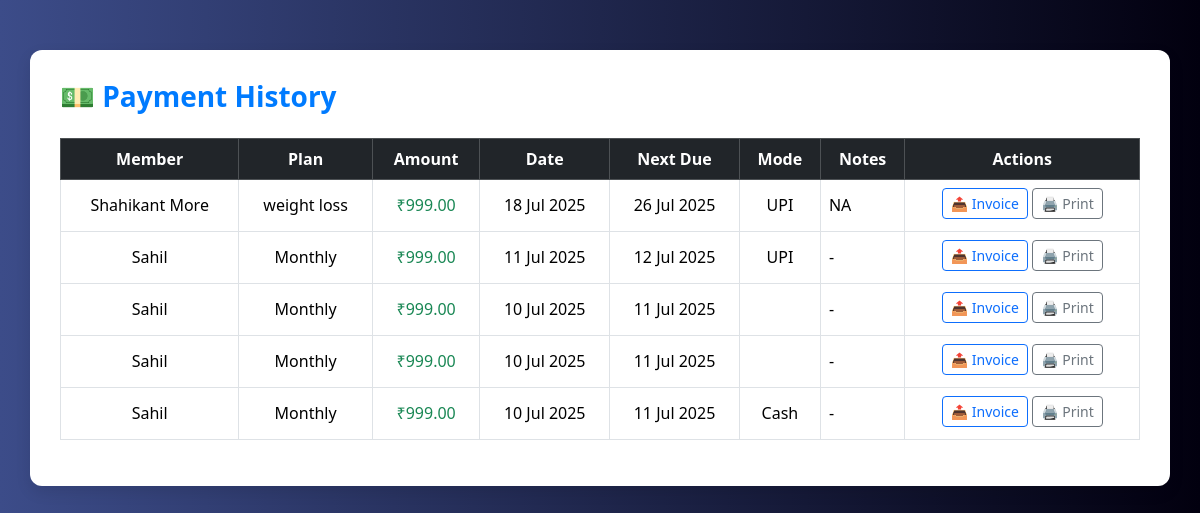
Page /admin/payment_history.php (signed in) on the committed database.
### tables this page shows
CREATE TABLE `payments` (
  `id` int NOT NULL AUTO_INCREMENT,
  `member_id` int NOT NULL,
  `plan` varchar(50) DEFAULT NULL,
  `amount` decimal(10,2) DEFAULT NULL,
  `payment_date` date DEFAULT NULL,
  `next_due_date` date DEFAULT NULL,
  `payment_mode` varchar(20) DEFAULT NULL,
  `notes` varchar(255) DEFAULT NULL,
  `created_at` timestamp NULL DEFAULT CURRENT_TIMESTAMP,
  PRIMARY KEY (`id`),
  KEY `member_id` (`member_id`),
  CONSTRAINT `payments_ibfk_1` FOREIGN KEY (`member_id`) REFERENCES `members` (`id`)
);

CREATE TABLE `members` (
  `id` int NOT NULL AUTO_INCREMENT,
  `name` varchar(100) DEFAULT NULL,
  `email` varchar(100) DEFAULT NULL,
  `phone` varchar(20) DEFAULT NULL,
  `dob` date DEFAULT NULL,
  `address` text,
  `emergency_contact` varchar(20) DEFAULT NULL,
  `health_conditions` text,
  `fitness_goals` text,
  `password` varchar(255) DEFAULT NULL,
  `created_at` timestamp NULL DEFAULT CURRENT_TIMESTAMP,
  PRIMARY KEY (`id`)
);

### admin/payment_history.php (the view, shortened to what this page needs)
<?php
include '../db.php';
$query = $conn->query("
  SELECT p.*, m.name
  FROM payments p
  JOIN members m ON p.member_id = m.id
  ORDER BY p.payment_date DESC
");
?>
<!DOCTYPE html>
<html>
<head>
  <link rel="stylesheet" href="https://cdn.jsdelivr.net/npm/bootstrap@5.3.3/dist/css/bootstrap.min.css">
</head>
<body>
<div class="container table-container">
  <h3 class="mb-4">💵 Payment History</h3>
  <div class="table-responsive">
    <table class="table table-bordered align-middle">
      <thead class="table-dark text-center">
        <tr>
          <th>Member</th>
          <th>Plan</th>
          <th>Amount</th>
          <th>Date</th>
          <th>Next Due</th>
          <th>Mode</th>
          <th>Notes</th>
          <th>Actions</th>
        </tr>
      </thead>
      <tbody>
        <?php while($row = $query->fetch_assoc()): ?>
          <tr>
            <td class="text-center"><?= htmlspecialchars($row['name']) ?></td>
            <td class="text-center"><?= htmlspecialchars($row['plan']) ?></td>
            <td class="text-center text-success">₹<?= number_format($row['amount'], 2) ?></td>
            <td class="text-center"><?= date("d M Y", strtotime($row['payment_date'])) ?></td>
            <td class="text-center"><?= date("d M Y", strtotime($row['next_due_date'])) ?></td>
            <td class="text-center"><?= $row['payment_mode'] ?></td>
            <td><?= htmlspecialchars($row['notes']) ?: '-' ?></td>
            <td class="text-center">
              <a href="generate_invoice.php?id=<?= $row['id'] ?>" class="btn btn-sm btn-outline-primary">📤 Invoice</a>
              <a href="print_invoice.php?id=<?= $row['id'] ?>" class="btn btn-sm btn-outline-secondary">🖨️ Print</a>
            </td>
          </tr>
        <?php endwhile; ?>
      </tbody>
    </table>
  </div>
</div>
</body>
</html>

### admin/payment_history.php (style rules this page uses)
body { background: linear-gradient(to right,rgb(60, 76, 137),rgb(2, 0, 15)); font-family: 'Segoe UI', sans-serif; }
.table-container { background: #fff; padding: 30px; border-radius: 12px; box-shadow: 0 6px 15px rgba(0, 0, 0, 0.1); margin-top: 50px; }
.table th { position: sticky; top: 0; background-color: #212529 !important; color: white; z-index: 1; }
.btn-sm { margin-bottom: 4px; }
h3 { color: #007bff; font-weight: 600; }

### rows in the picture
payments: member.name "Shahikant More", plan "weight loss", amount "999.00", payment_date "18 Jul 2025", next_due_date "26 Jul 2025", payment_mode "UPI", notes "NA"
payments: member.name "Sahil", plan "Monthly", amount "999.00", payment_date "11 Jul 2025", next_due_date "12 Jul 2025", payment_mode "UPI", notes "-"
payments: member.name "Sahil", plan "Monthly", amount "999.00", payment_date "10 Jul 2025", next_due_date "11 Jul 2025", notes "-"
payments: member.name "Sahil", plan "Monthly", amount "999.00", payment_date "10 Jul 2025", next_due_date "11 Jul 2025", notes "-"
payments: member.name "Sahil", plan "Monthly", amount "999.00", payment_date "10 Jul 2025", next_due_date "11 Jul 2025", payment_mode "Cash", notes "-"
